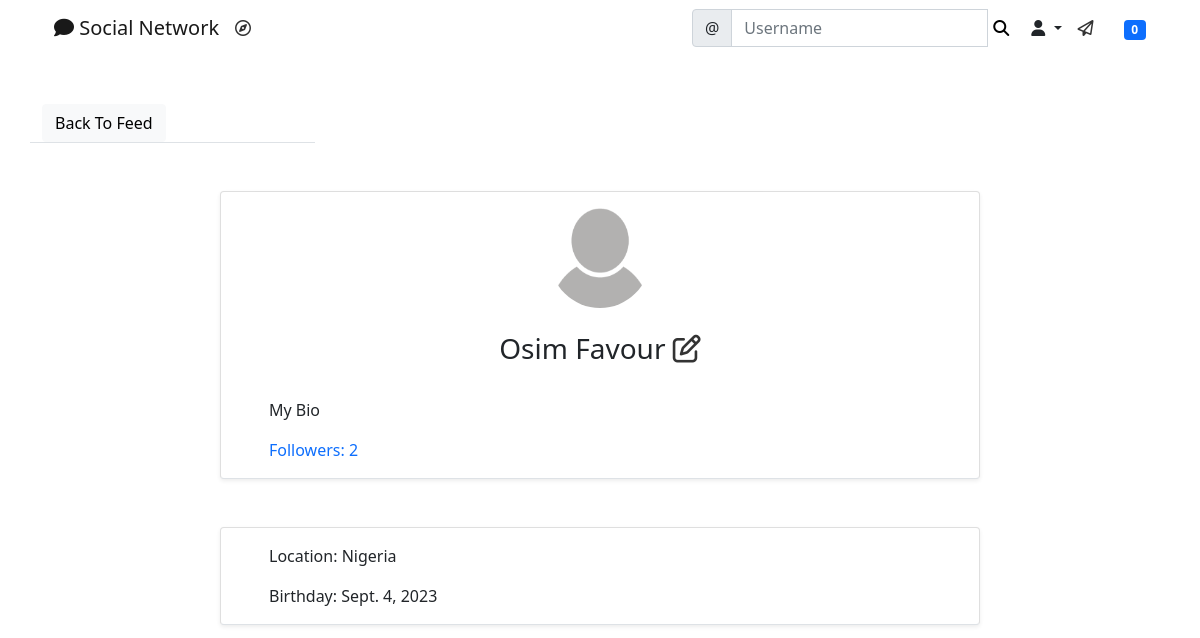
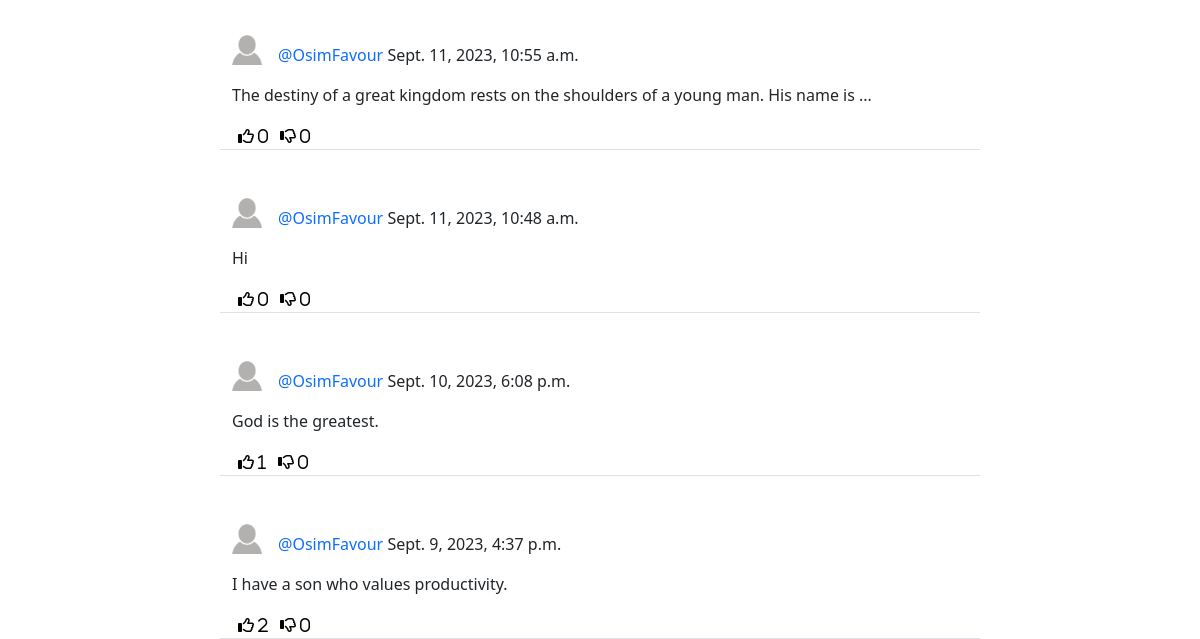
/social/profile/1/ (signed in), run on an earlier commit of the app's database (2 pictures, top to bottom).
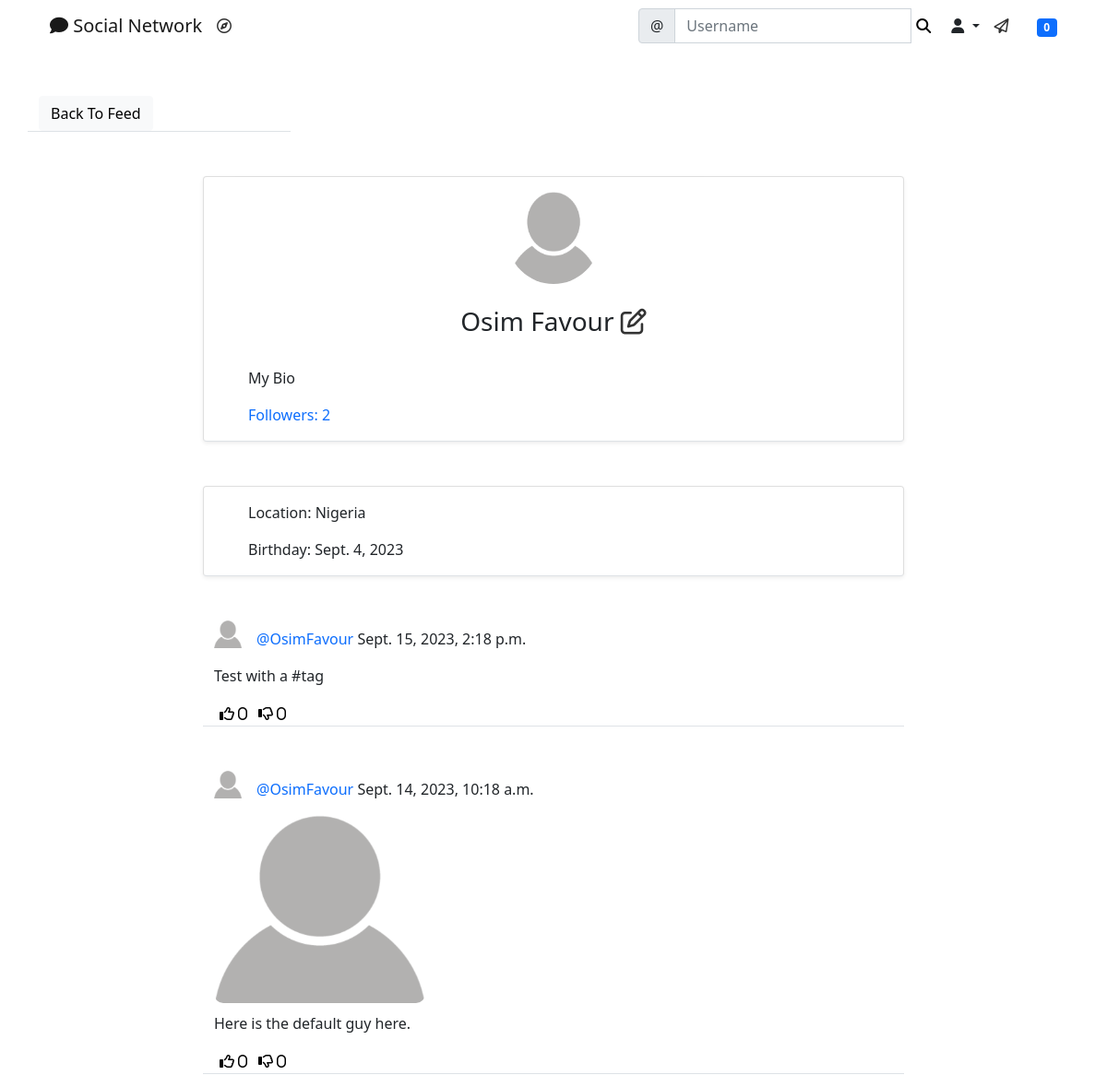
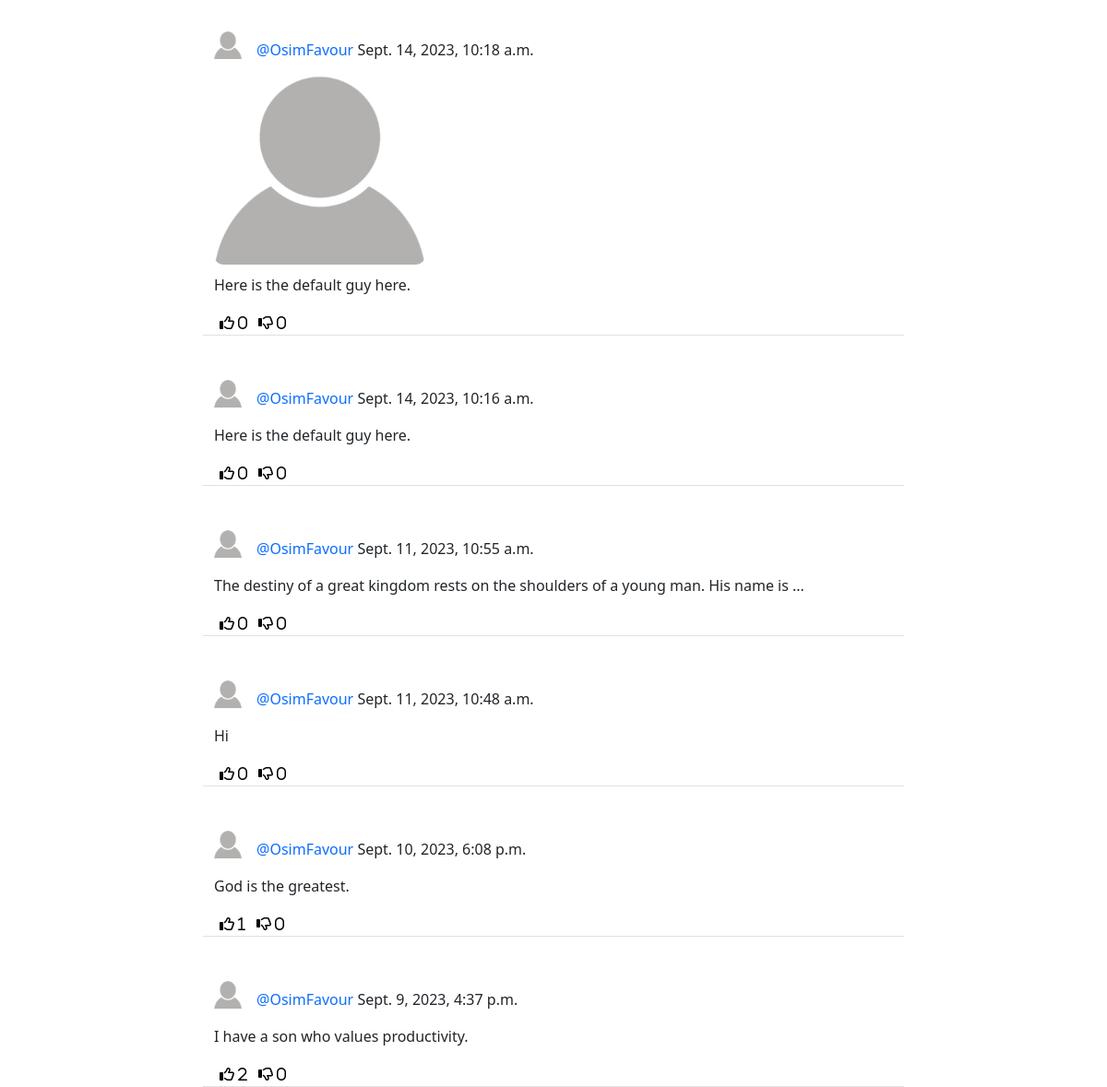
And on a later commit of the database (2 pictures, top to bottom).
### social/models.py (models this page shows, shortened)
class UserProfile(models.Model):
    user = models.OneToOneField(User, primary_key=True, verbose_name="user", related_name="profile", on_delete=models.CASCADE)
    name = models.CharField(max_length=30, blank=True, null=True)
    bio = models.TextField(max_length=500, blank=True, null=True)
    birth_date = models.DateField(null=True, blank=True)
    location = models.CharField(max_length=100, blank=True, null=True)
    picture = models.ImageField(upload_to='uploads/profile_pictures', default='uploads/profile_pictures/default.png')
    followers = models.ManyToManyField(User, blank=True, related_name='followers')

class Post(models.Model):
    body = models.TextField()
    shared_body = models.TextField(blank=True, null=True)
    image = models.ManyToManyField('Image', blank=True)
    created_on = models.DateTimeField(default=timezone.now)
    shared_on = models.DateTimeField(blank=True, null=True)
    author = models.ForeignKey(User, on_delete=models.CASCADE)
    shared_user = models.ForeignKey(User, on_delete=models.CASCADE, null=True, blank=True, related_name='+')
    likes = models.ManyToManyField(User, blank=True, related_name='likes')
    dislikes = models.ManyToManyField(User, blank=True, related_name='dislikes')
    tags = models.ManyToManyField('Tag', blank=True)
    class Meta:
        ordering = ['-created_on', '-shared_on']

class Image(models.Model):
    image = models.ImageField(upload_to='uploads/post_photos', blank=True, null=True)

### social/views.py (the view)
# urls.py: path('profile/<int:pk>/', ProfileView.as_view(), name="profile"),
class ProfileView(View):
    def get(self, request, pk, *args, **kwargs):
        profile = UserProfile.objects.get(pk=pk)
        user = profile.user
        posts = Post.objects.filter(author=user).order_by('-created_on')
        followers = profile.followers.all()
        number_of_followers = len(followers)
        if len(followers) == 0:
            is_following = False
        for follower in followers:
            if follower == request.user:
                is_following = True
                break
            else:
                is_following = False
        context = {
            'user': user,
            'profile': profile,
            'posts': posts,
            'number_of_followers': number_of_followers,
            'is_following': is_following,
        }
        return render(request, 'social/profile.html', context)

### landing/templatetags/custom_tags.py (called while the page is built)
@register.inclusion_tag('social/show_notifications.html', takes_context=True)
def show_notifications(context):
    request_user = context['request'].user
    notifications = Notification.objects.filter(to_user=request_user).exclude(user_has_seen=True).order_by('-date')
    return {'notifications': notifications}

### social/templates/social/profile.html (shortened to what this page needs)
{% extends 'landing/base.html' %}
{% block content %}
    <div class="container">
        <div class="row mt-5">
            <div class="col-md-3 col-sm-6 border-bottom">
                <a href="{% url 'post-list' %}" class="btn btn-light">Back To Feed</a>
            </div>
        </div>
        <div class="row justify-content-center mt-5">
            <div class="card shadow-sm col-md-8 col-sm-12 border-bottom px-5 pt-3">
                <div class="text-center">
                    <img src="{{ profile.picture.url }}" alt="" class="rounded-circle" width="100" height="100">
                    {% if profile.name %}
                        <h3 class="py-4">{{ profile.name }}
                            <span>
                                {% if request.user == user %}
                                    <a href="{% url 'profile-edit' profile.pk %}" class="edit-color"><i class="far fa-edit"></i></a>
                                {% endif %}
                            </span>
                        </h3>
                    {% endif %}
                </div>
                {% if profile.bio %}
                    <p>{{ profile.bio }}</p>
                {% endif %}
                <div class="mb-3">
                    <a href="{% url 'list-followers' profile.pk %}" class="post-link">Followers: {{ number_of_followers }}</a>
                </div>
            </div>
        </div>
        <div class="row justify-content-center mt-5">
            <div class="card shadow-sm col-md-8 col-sm-12 border-bottom px-5 pt-3">
                {% if profile.location %}
                    <p>Location: {{ profile.location }}</p>
                {% endif %}
                {% if profile.birth_date %}
                    <p>Birthday: {{ profile.birth_date }}</p>
                {% endif %}
            </div>
        </div>
        {% for post in posts %}
            <div class="row justify-content-center mt-5">
                <div class="col-md-8 col-sm-12 border-bottom">
                    <div>
                        <a href="{% url 'profile' post.author.profile.pk %}">
                            <img src="{{ post.author.profile.picture.url }}" alt="" class="round-circle post-img" height="30" width="30">
                        </a>
                        <p class="post-text">
                            <a href="{% url 'profile' post.author.profile.pk %}" class="text-primary post-link">@{{ post.author }}</a> {{ post.created_on }}
                        </p>
                    </div>
                    <div class="position-relative">
                        {% if post.image.count > 0 %}
                            <div class="row">
                                {% for img in post.image.all %}
                                    <div class="col-md-4 col-xs-12">
                                        <img src="{{ img.image.url }}" class="post-image" alt="">
                                    </div>
                                {% endfor %}
                            </div>
                        {% endif %}
                        <div class="body">
                            <p>{{ post.body }}</p>
                        </div>
                    </div>
                    <div class="d-flex flex-row">
                        <form action="{% url 'like' post.pk %}" method="POST">
                            <button class="remove-default-btn" type="submit">
                                <i class="far fa-thumbs-up"> <span>{{ post.likes.all.count }}</span></i>
                            </button>
                        </form>
                        <form action="{% url 'dislike' post.pk %}" method="POST">
                            <button class="remove-default-btn" type="submit">
                                <i class="far fa-thumbs-down"> <span>{{ post.dislikes.all.count }}</span></i>
                            </button>
                        </form>
                    </div>
                </div>
            </div>
        {% endfor %}
    </div>
{% endblock content %}

### landing/templates/landing/base.html (shortened to what this page needs)
{% load static %}
<!doctype html>
<html lang="en">
  <head>
    <link rel="stylesheet" href="{% static 'style.css' %}">
    <link href="https://cdn.jsdelivr.net/npm/bootstrap@5.0.2/dist/css/bootstrap.min.css" rel="stylesheet">
    <link rel="stylesheet" href="https://cdnjs.cloudflare.com/ajax/libs/font-awesome/6.3.0/css/all.min.css"/>
  </head>
  <body>
    {% include 'landing/navbar.html' %}
    {% block content %}{% endblock content %}
  </body>
</html>

### landing/templates/landing/navbar.html (shortened to what this page needs)
{% load custom_tags %}
<div class="container">
    <nav class="navbar navbar-expand-lg navbar-light">
        <div class="container-fluid">
            <a class="navbar-brand" {% if user.is_authenticated %} href="{% url 'post-list' %}" {% else %} href="{% url 'index' %}" {% endif %}>
                <i class="fas fa-comment"></i>
                Social Network</a>
            <div class="collapse navbar-collapse" id="navbarTogglerDemo03">
                <ul class="navbar-nav me-auto mb-2 mb-lg-0">
                    <li>
                        <a href="{% url 'explore' %}" class="inbox-icon">
                            <i class="far fa-compass"></i>
                        </a>
                    </li>
                </ul>
                <form class="d-flex" method="GET" action="{% url 'profile-search' %}">
                    <div class="input-group">
                        <span class="input-group-text" id="basic-addon1">@</span>
                        <input type="text" class="form-control" placeholder="Username" aria-label="Username" aria-describedby="basic-addon1" name="query" value={{ request.GET.query }}>
                        <button class="remove-default-btn" type="submit">
                            <i class="fas fa-search"></i>
                        </button>
                    </div>
                </form>
                {% if user.is_authenticated %}
                    <div class="nav-item dropdown">
                        <a href="#" class="nav-link dropdown-toggle text-dark" data-bs-toggle="dropdown" role="button" aria-expanded="false">
                            <i class="fas fa-user"></i>
                        </a>
                    </div>
                    <div class="nav-item inbox-icon-container">
                        <a href="{% url 'inbox' %}" class="inbox-icon ml-2"><i class="far fa-paper-plane"></i></a>
                    </div>
                    <div class="nav-item">
                       {% show_notifications %}
                    </div>
                {% endif %}
            </div>
        </div>
    </nav>
</div>

### social/templates/social/show_notifications.html (shortened to what this page needs)
<div class="dropdown">
    <span class="badge bg-primary notification-badge" onclick="showNotifications()">
        {{ notifications.count }}
    </span>
</div>

### static/style.css (style rules this page uses)
.remove-default-btn { background-color: transparent; border: none; box-shadow: none; }
.edit-color { color: #333; }
.post-link { text-decoration: none; }
.post-text { padding-top: 0.5rem; }
.post-img { float: left; margin-right: 1rem; }
.post-image { max-width: 100%; height: auto; border-radius: 10px; margin-bottom: 10px; }
.notification-badge { transition: 0.3s; }
.dropdown { position: relative; display: inline-block; }
.inbox-icon-container { margin-right: 15px; }
.inbox-icon { color: #333; transition: 0.5s; }
.inbox-icon { margin-right: 15px; }

What changed in the data, as far as the page shows it:
added Post: author.profile.picture (placeholder picture), author "OsimFavour", created_on "Sept. 15, 2023, 2:18 p.m.", body "Test with a #tag", likes.all.count "0", dislikes.all.count "0"
added Post: author.profile.picture (placeholder picture), author "OsimFavour", created_on "Sept. 14, 2023, 10:18 a.m.", body "Here is the default guy here.", likes.all.count "0", dislikes.all.count "0"
added Image: image (placeholder picture)
added Post: author.profile.picture (placeholder picture), author "OsimFavour", created_on "Sept. 14, 2023, 10:18 a.m.", body "Here is the default guy here.", likes.all.count "0", dislikes.all.count "0"
added Post: author.profile.picture (placeholder picture), author "OsimFavour", created_on "Sept. 14, 2023, 10:16 a.m.", body "Here is the default guy here.", likes.all.count "0", dislikes.all.count "0"
